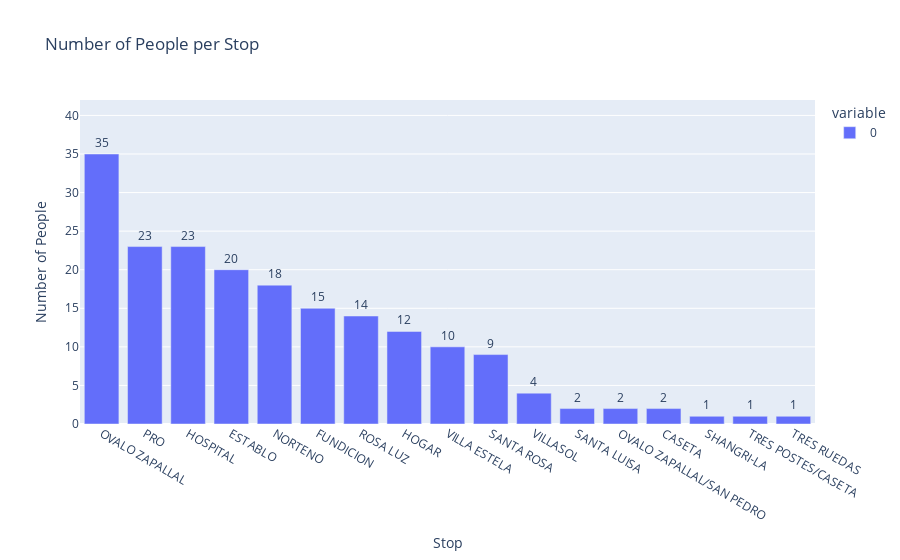

The cell this chart's notebook holds for it:
### Code cell
import plotly.express as px

fig = px.bar(df_demand_morning, title='Number of People per Stop', text='value')
fig.update_traces(texttemplate='%{text}', textposition='outside')
fig.update_layout(yaxis=dict(range=[0, df_demand_morning.values.max() * 1.2]),
                  xaxis_title="Stop",
                  yaxis_title="Number of People",
                  xaxis={'categoryorder':'total descending'})

### Figure 1 — Plotly figure (JSON) as saved in the notebook; plotly's stock layout.template omitted (floating-point values rounded to 4 significant figures)
{"data": [{"alignmentgroup": "True", "hovertemplate": "variable=0<br>Paradero (Mañana)=%{x}<br>value=%{text}<extra></extra>", "legendgroup": "0", "marker": {"color": "#636efa", "pattern": {"shape": ""}}, "name": "0", "offsetgroup": "0", "orientation": "v", "showlegend": true, "text": [35, 23, 23, 20, 18, 15, 14, 12, 10, 9, 4, 2, 2, 2, 1, 1, 1], "textposition": "outside", "texttemplate": "%{text}", "type": "bar", "x": ["OVALO ZAPALLAL", "PRO", "HOSPITAL", "ESTABLO", "NORTENO", "FUNDICION", "ROSA LUZ", "HOGAR", "VILLA ESTELA", "SANTA ROSA", "VILLASOL", "SANTA LUISA", "OVALO ZAPALLAL/SAN PEDRO", "CASETA", "SHANGRI-LA", "TRES POSTES/CASETA", "TRES RUEDAS"], "xaxis": "x", "y": [35, 23, 23, 20, 18, 15, 14, 12, 10, 9, 4, 2, 2, 2, 1, 1, 1], "yaxis": "y"}], "layout": {"barmode": "relative", "legend": {"title": {"text": "variable"}, "tracegroupgap": 0}, "title": {"text": "Number of People per Stop"}, "xaxis": {"anchor": "y", "categoryorder": "total descending", "domain": [0, 1], "title": {"text": "Stop"}}, "yaxis": {"anchor": "x", "domain": [0, 1], "range": [0, 42], "title": {"text": "Number of People"}}}}
